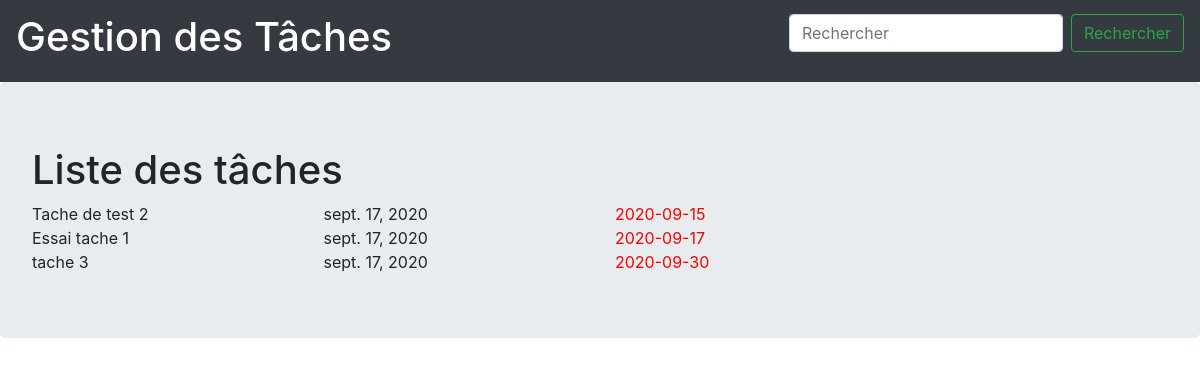
Screenshot of /lesTaches/listing with the database file from the repository.
### lesTaches/models.py (models this page shows, shortened)
class Task(models.Model):
    name = models.CharField(max_length=250)
    description = models.TextField()
    created_date = models.DateField(auto_now_add=True)
    due_date = models.DateField(null=True)
    schedule_date = models.DateField(null=True)
    closed = models.BooleanField(default=False)
    def colored_due_date(self):
        if self.due_date-timedelta(days=7) > date.today():
            color = "green"
        elif self.due_date < date.today() :
            color = "red"
        else :
            color = "orange"
        return format_html("<span style=color:%s>%s</span>"%(color, self.due_date))
    colored_due_date.allow_tags = True

### lesTaches/views.py (the view)
# urls.py: path('listing', views.task_listing, name='listing'),
def task_listing(request):
    objects = Task.objects.all().order_by('due_date')
    return render(request, template_name='list2.html',context={'objects':objects})

### lesTaches/templates/list2.html (shortened to what this page needs)
{% extends "base.html"%}
{% block styles %}
    {{ block.super }}
        <link rel="stylesheet" href="https://use.fontawesome.com/releases/v5.3.1/css/all.css">
{% endblock %}
{% block content %}
    <h1>Liste des tâches</h1>
    {% for tache in objects %}
        <div class="row">
            <div class="col">{{tache.name}}</div>
            <div class="col">{{tache.created_date}}</div>
            <div class="col">{{tache.colored_due_date}}</div>
            <div class="col">
            </div>
        </div>
    {% endfor %}
{% endblock %}

### rows the page displays
Task: name "Tache de test 2", created_date "sept. 17, 2020", colored_due_date "2020-09-15"
Task: name "Essai tache 1", created_date "sept. 17, 2020", colored_due_date "2020-09-17"
Task: name "tache 3", created_date "sept. 17, 2020", colored_due_date "2020-09-30"
